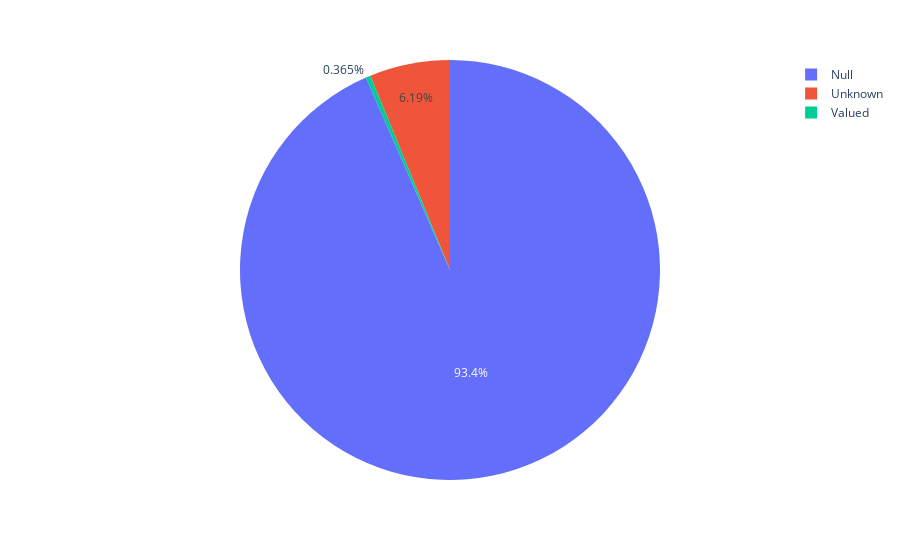

Notebook source saved alongside this figure:
### Code cell
fig = px.pie(data, values='count', names=data.index)
fig.show()

### Figure 1 — Plotly figure (JSON) as saved in the notebook; plotly's stock layout.template omitted (floating-point values rounded to 4 significant figures)
{"data": [{"domain": {"x": [0, 1], "y": [0, 1]}, "hovertemplate": "index=%{label}<br>count=%{value}<extra></extra>", "labels": ["Null", "Unknown", "Valued"], "legendgroup": "", "name": "", "showlegend": true, "type": "pie", "values": [28492201, 1888967, 111381]}], "layout": {"legend": {"tracegroupgap": 0}, "margin": {"t": 60}}}
